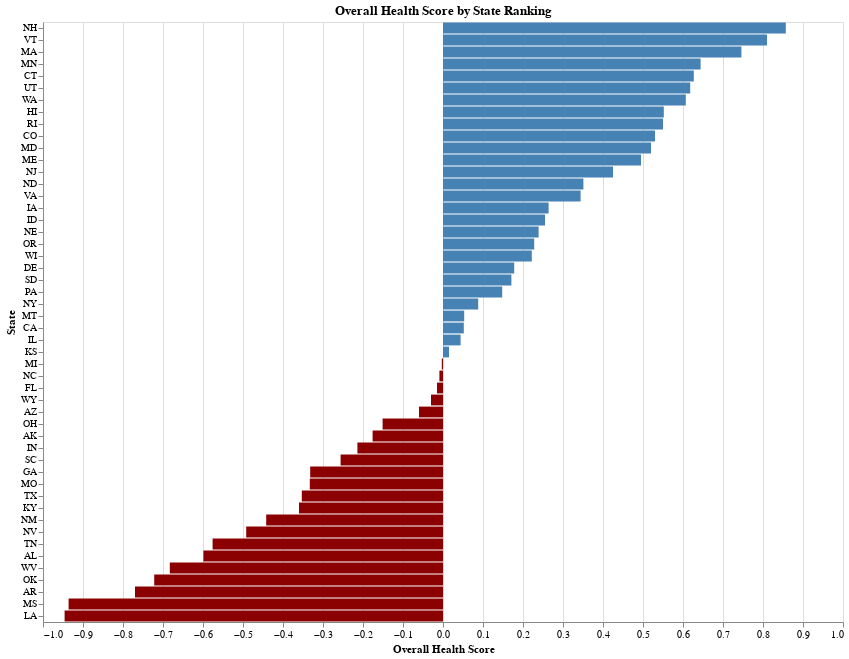

The code cell stored with this chart in its notebook:
### Markdown cell above
## Task 1a: Compare Overall Health Scores Across States and Regions
**Why?** To identify which states are performing well or poorly in terms of overall health scores.
**How?** By creating a horizontal bar chart that ranks states by their `Overall` health score. A horizontal bar graph was chosen to easily distinguish top half and bottom half.
**What?** This task explores variation and ranking among states based on a composite metric (`Overall`).
**Where?** Column: `Overall` Index: `State`
**When?** Performed early in the workflow to get a high-level overview of the dataset before exploring individual health factors.
**Who?** Data analyst or public health researcher using visualization to identify priority regions for deeper analysis or intervention.

**Task 1b: Compare Overall Health Scores Across Regions (last minute bonus visualization for the previous "Who"**

### Code cell
import altair as alt

selected["Overall_Sign"] = selected["Overall"].apply(lambda x: "Positive" if x >= 0 else "Negative")

alt.Chart(selected).mark_bar().encode(
    x=alt.X("Overall:Q", title="Overall Health Score"),
    y=alt.Y("State:N", sort='-x', title="State"),
    color=alt.Color("Overall_Sign:N",
                    scale=alt.Scale(domain=["Positive", "Negative"], range=["steelblue", "darkred"]),
                    legend=None),
    tooltip=[    alt.Tooltip("State:N"),
    alt.Tooltip("Overall:Q"),
    alt.Tooltip("Uninsured:Q", title="Uninsured (%)", format=".1f")
]
).properties(
    width=800,
    height=600,
    title="Overall Health Score by State Ranking"
)

### Figure 1 — Vega-Lite specification as saved in the notebook (floating-point values rounded to 4 significant figures)
{"$schema": "https://vega.github.io/schema/vega-lite/v5.20.1.json", "config": {"view": {"continuousHeight": 300, "continuousWidth": 300}}, "data": {"name": "data-e00950b4d5486886e2ad5bda5ff77a34"}, "datasets": {"data-e00950b4d5486886e2ad5bda5ff77a34": [{"Air Pollution": 6.3, "Avoided Care Due to Cost": 11.1, "Cancer": 7.3, "Cannabis Use": 20, "Depression": 19.5, "Diabetes": 8.7, "Economic Hardship Index": 47, "Exercise": 33.9, "High Blood Pressure": 33.8, "High Cholesterol": 34.2, "High School Graduation": 77.8, "Homicide": 8.5, "Housing Cost Burden": 28.2, "Obesity": 35.2, "Overall": -0.176, "Overall_Sign": "Negative", "Per Capita Income": 45792, "Physical Environment": -0.182, "Poverty": 10.4, "Public Health Funding": 334, "Social and Economic Factors": 0.042, "State": "AK", "Suicide": 27.3, "Total Population": 733406, "Unemployment": 4.8, "Uninsured": 10.4}, {"Air Pollution": 7.5, "Avoided Care Due to Cost": 13.5, "Cancer": 8.4, "Cannabis Use": 17.7, "Depression": 22.5, "Diabetes": 15.7, "Economic Hardship Index": 74, "Exercise": 25, "High Blood Pressure": 44.7, "High Cholesterol": 42.3, "High School Graduation": 88.2, "Homicide": 14.4, "Housing Cost Burden": 25.4, "Obesity": 39.2, "Overall": -0.599, "Overall_Sign": "Negative", "Per Capita Income": 35046, "Physical Environment": 0.423, "Poverty": 16, "Public Health Funding": 137, "Social and Economic Factors": -0.542, "State": "AL", "Suicide": 16.6, "Total Population": 5108468, "Unemployment": 4, "Uninsured": 8.5}, {"Air Pollution": 8.4, "Avoided Care Due to Cost": 13.9, "Cancer": 8.4, "Cannabis Use": 24.4, "Depression": 24.2, "Diabetes": 14.5, "Economic Hardship Index": 82, "Exercise": 26.8, "High Blood Pressure": 42.5, "High Cholesterol": 40.2, "High School Graduation": 88.2, "Homicide": 11.2, "Housing Cost Burden": 25.2, "Obesity": 40, "Overall": -0.77, "Overall_Sign": "Negative", "Per Capita Income": 33012, "Physical Environment": 0.272, "Poverty": 16.3, "Public Health Funding": 128, "Social and Economic Factors": -0.971, "State": "AR", "Suicide": 18, "Total Population": 3067732, "Unemployment": 4.2, "Uninsured": 8.9}, {"Air Pollution": 10.5, "Avoided Care Due to Cost": 12.1, "Cancer": 9.4, "Cannabis Use": 28.8, "Depression": 18, "Diabetes": 11.4, "Economic Hardship Index": 70, "Exercise": 33.3, "High Blood Pressure": 33.4, "High Cholesterol": 38.7, "High School Graduation": 77.3, "Homicide": 8.1, "Housing Cost Burden": 31, "Obesity": 31.9, "Overall": -0.06, "Overall_Sign": "Negative", "Per Capita Income": 41290, "Physical Environment": 0.022, "Poverty": 12.6, "Public Health Funding": 84, "Social and Economic Factors": 0.053, "State": "AZ", "Suicide": 21.8, "Total Population": 7431344, "Unemployment": 4.3, "Uninsured": 9.9}, {"Air Pollution": 12.7, "Avoided Care Due to Cost": 10.7, "Cancer": 6.5, "Cannabis Use": 19.3, "Depression": 17, "Diabetes": 11.5, "Economic Hardship Index": 84, "Exercise": 30.1, "High Blood Pressure": 30.6, "High Cholesterol": 37, "High School Graduation": 87, "Homicide": 6.1, "Housing Cost Burden": 41.1, "Obesity": 27.7, "Overall": 0.052, "Overall_Sign": "Positive", "Per Capita Income": 48013, "Physical Environment": -0.558, "Poverty": 12, "Public Health Funding": 173, "Social and Economic Factors": -0.167, "State": "CA", "Suicide": 11, "Total Population": 38965193, "Unemployment": 5.5, "Uninsured": 6.4}, {"Air Pollution": 6.6, "Avoided Care Due to Cost": 12.1, "Cancer": 8.1, "Cannabis Use": 20.8, "Depression": 21.4, "Diabetes": 8.6, "Economic Hardship Index": 12, "Exercise": 35.4, "High Blood Pressure": 27.3, "High Cholesterol": 32.5, "High School Graduation": 82.3, "Homicide": 6.7, "Housing Cost Burden": 34.1, "Obesity": 24.9, "Overall": 0.53, "Overall_Sign": "Positive", "Per Capita Income": 51768, "Physical Environment": 0.508, "Poverty": 9.7, "Public Health Funding": 132, "Social and Economic Factors": 0.669, "State": "CO", "Suicide": 22.1, "Total Population": 5877610, "Unemployment": 3.8, "Uninsured": 6.7}, {"Air Pollution": 7.4, "Avoided Care Due to Cost": 8.9, "Cancer": 8, "Cannabis Use": 18.5, "Depression": 18.7, "Diabetes": 9.9, "Economic Hardship Index": 37, "Exercise": 31.4, "High Blood Pressure": 32, "High Cholesterol": 38.6, "High School Graduation": 88.9, "Homicide": 4.2, "Housing Cost Burden": 34.7, "Obesity": 29.4, "Overall": 0.627, "Overall_Sign": "Positive", "Per Capita Income": 53119, "Physical Environment": 0.467, "Poverty": 11.1, "Public Health Funding": 119, "Social and Economic Factors": 0.384, "State": "CT", "Suicide": 11, "Total Population": 3617176, "Unemployment": 4.6, "Uninsured": 5.7}, {"Air Pollution": 8.2, "Avoided Care Due to Cost": 8.7, "Cancer": 10.2, "Cannabis Use": 23.8, "Depression": 20.1, "Diabetes": 13.3, "Economic Hardship Index": 48, "Exercise": 28.3, "High Blood Pressure": 37.8, "High Cholesterol": 43.6, "High School Graduation": 87.8, "Homicide": 8.3, "Housing Cost Burden": 27.8, "Obesity": 35.7, "Overall": 0.178, "Overall_Sign": "Positive", "Per Capita Income": 44350, "Physical Environment": 0.75, "Poverty": 10.5, "Public Health Funding": 149, "Social and Economic Factors": 0.276, "State": "DE", "Suicide": 12.8, "Total Population": 1031890, "Unemployment": 3.5, "Uninsured": 6.5}, {"Air Pollution": 7.4, "Avoided Care Due to Cost": 12.9, "Cancer": 9.8, "Cannabis Use": 20.7, "Depression": 16.3, "Diabetes": 12.5, "Economic Hardship Index": 65, "Exercise": 31.5, "High Blood Pressure": 35.9, "High Cholesterol": 39.3, "High School Graduation": 87.3, "Homicide": 6.7, "Housing Cost Burden": 37.7, "Obesity": 30.1, "Overall": -0.015, "Overall_Sign": "Negative", "Per Capita Income": 41902, "Physical Environment": 0.368, "Poverty": 12.6, "Public Health Funding": 77, "Social and Economic Factors": 0.139, "State": "FL", "Suicide": 15.5, "Total Population": 22610726, "Unemployment": 4.1, "Uninsured": 10.7}, {"Air Pollution": 8.7, "Avoided Care Due to Cost": 15.6, "Cancer": 7.1, "Cannabis Use": 19.1, "Depression": 17.7, "Diabetes": 12.7, "Economic Hardship Index": 59, "Exercise": 29.6, "High Blood Pressure": 35.7, "High Cholesterol": 36.9, "High School Graduation": 84.1, "Homicide": 11.2, "Housing Cost Burden": 30.9, "Obesity": 35, "Overall": -0.332, "Overall_Sign": "Negative", "Per Capita Income": 39685, "Physical Environment": 0.203, "Poverty": 13.7, "Public Health Funding": 122, "Social and Economic Factors": -0.219, "State": "GA", "Suicide": 14.9, "Total Population": 11029227, "Unemployment": 4.4, "Uninsured": 11.4}, {"Air Pollution": 4.3, "Avoided Care Due to Cost": 6.7, "Cancer": 6.6, "Cannabis Use": 15.1, "Depression": 13.9, "Diabetes": 11.3, "Economic Hardship Index": 67, "Exercise": 31.8, "High Blood Pressure": 32.4, "High Cholesterol": 37.5, "High School Graduation": 86, "Homicide": 2.8, "Housing Cost Burden": 38.7, "Obesity": 26.1, "Overall": 0.552, "Overall_Sign": "Positive", "Per Capita Income": 43794, "Physical Environment": 0.253, "Poverty": 10.3, "Public Health Funding": 156, "Social and Economic Factors": 0.438, "State": "HI", "Suicide": 17.1, "Total Population": 1435138, "Unemployment": 3.5, "Uninsured": 3.2}, {"Air Pollution": 7.9, "Avoided Care Due to Cost": 7.3, "Cancer": 8.9, "Cannabis Use": 19.9, "Depression": 19.2, "Diabetes": 11.3, "Economic Hardship Index": 41, "Exercise": 25.9, "High Blood Pressure": 34.5, "High Cholesterol": 36.7, "High School Graduation": 89.9, "Homicide": 2.9, "Housing Cost Burden": 24.3, "Obesity": 37.8, "Overall": 0.264, "Overall_Sign": "Positive", "Per Capita Income": 39518, "Physical Environment": 0.428, "Poverty": 11.6, "Public Health Funding": 105, "Social and Economic Factors": 0.464, "State": "IA", "Suicide": 18.4, "Total Population": 3207004, "Unemployment": 2.8, "Uninsured": 5}, {"Air Pollution": 8.5, "Avoided Care Due to Cost": 11.3, "Cancer": 8.6, "Cannabis Use": 18.1, "Depression": 22.9, "Diabetes": 9.8, "Economic Hardship Index": 54, "Exercise": 29.4, "High Blood Pressure": 31.2, "High Cholesterol": 34.4, "High School Graduation": 79.9, "Homicide": 2.3, "Housing Cost Burden": 28, "Obesity": 31, "Overall": 0.255, "Overall_Sign": "Positive", "Per Capita Income": 37426, "Physical Environment": -0.278, "Poverty": 10.1, "Public Health Funding": 119, "Social and Economic Factors": 0.184, "State": "ID", "Suicide": 22.9, "Total Population": 1964726, "Unemployment": 3.6, "Uninsured": 8.9}, {"Air Pollution": 9.8, "Avoided Care Due to Cost": 10.6, "Cancer": 7.5, "Cannabis Use": 23.6, "Depression": 18.1, "Diabetes": 12.2, "Economic Hardship Index": 52, "Exercise": 29.1, "High Blood Pressure": 33.5, "High Cholesterol": 36.3, "High School Graduation": 87.3, "Homicide": 11.1, "Housing Cost Burden": 29.4, "Obesity": 36, "Overall": 0.044, "Overall_Sign": "Positive", "Per Capita Income": 45043, "Physical Environment": 0.162, "Poverty": 12.3, "Public Health Funding": 110, "Social and Economic Factors": 0.018, "State": "IL", "Suicide": 12.2, "Total Population": 12549689, "Unemployment": 4.7, "Uninsured": 6.2}, {"Air Pollution": 9.1, "Avoided Care Due to Cost": 10.4, "Cancer": 8.8, "Cannabis Use": 17.3, "Depression": 24.1, "Diabetes": 13.2, "Economic Hardship Index": 56, "Exercise": 29.3, "High Blood Pressure": 37.6, "High Cholesterol": 39.3, "High School Graduation": 87.7, "Homicide": 8.6, "Housing Cost Burden": 25.7, "Obesity": 37.8, "Overall": -0.214, "Overall_Sign": "Negative", "Per Capita Income": 37299, "Physical Environment": 0.145, "Poverty": 12.6, "Public Health Funding": 73, "Social and Economic Factors": -0.259, "State": "IN", "Suicide": 16.9, "Total Population": 6862199, "Unemployment": 3.6, "Uninsured": 6.9}, {"Air Pollution": 8.8, "Avoided Care Due to Cost": 10.9, "Cancer": 8.6, "Cannabis Use": 16.9, "Depression": 21.1, "Diabetes": 11.4, "Economic Hardship Index": 51, "Exercise": 26.8, "High Blood Pressure": 34.7, "High Cholesterol": 38.5, "High School Graduation": 89.1, "Homicide": 5.8, "Housing Cost Burden": 26.6, "Obesity": 35.9, "Overall": 0.015, "Overall_Sign": "Positive", "Per Capita Income": 38361, "Physical Environment": -0.043, "Poverty": 11.7, "Public Health Funding": 95, "Social and Economic Factors": 0.248, "State": "KS", "Suicide": 20.3, "Total Population": 2940546, "Unemployment": 3.3, "Uninsured": 8.4}, {"Air Pollution": 8.3, "Avoided Care Due to Cost": null, "Cancer": null, "Cannabis Use": 17.8, "Depression": null, "Diabetes": null, "Economic Hardship Index": 75, "Exercise": null, "High Blood Pressure": null, "High Cholesterol": null, "High School Graduation": 90.1, "Homicide": 8.4, "Housing Cost Burden": 25.9, "Obesity": null, "Overall": -0.36, "Overall_Sign": "Negative", "Per Capita Income": 34676, "Physical Environment": 0.5, "Poverty": 16.9, "Public Health Funding": 108, "Social and Economic Factors": -0.602, "State": "KY", "Suicide": 18.2, "Total Population": 4526154, "Unemployment": 4.1, "Uninsured": 5.4}, {"Air Pollution": 7.8, "Avoided Care Due to Cost": 11.5, "Cancer": 7.7, "Cannabis Use": 16.2, "Depression": 25.7, "Diabetes": 16.1, "Economic Hardship Index": 97, "Exercise": 26.9, "High Blood Pressure": 43.3, "High Cholesterol": 39.5, "High School Graduation": 83.1, "Homicide": 19.6, "Housing Cost Burden": 30.3, "Obesity": 39.9, "Overall": -0.946, "Overall_Sign": "Negative", "Per Capita Income": 34102, "Physical Environment": -0.24, "Poverty": 19.4, "Public Health Funding": 130, "Social and Economic Factors": -1.192, "State": "LA", "Suicide": 15.8, "Total Population": 4573749, "Unemployment": 4.9, "Uninsured": 6.9}, {"Air Pollution": 7.3, "Avoided Care Due to Cost": 7.1, "Cancer": 8.7, "Cannabis Use": 17.6, "Depression": 22.4, "Diabetes": 9.8, "Economic Hardship Index": 21, "Exercise": 31.1, "High Blood Pressure": 31, "High Cholesterol": 35.7, "High School Graduation": 90.1, "Homicide": 2.4, "Housing Cost Burden": 35.8, "Obesity": 27.4, "Overall": 0.746, "Overall_Sign": "Positive", "Per Capita Income": 55897, "Physical Environment": 0.152, "Poverty": 11.3, "Public Health Funding": 205, "Social and Economic Factors": 0.762, "State": "MA", "Suicide": 9, "Total Population": 7001399, "Unemployment": 3.9, "Uninsured": 2.6}, {"Air Pollution": 6.8, "Avoided Care Due to Cost": 9.6, "Cancer": 7.6, "Cannabis Use": 19.3, "Depression": 17.4, "Diabetes": 12.2, "Economic Hardship Index": 34, "Exercise": 30.8, "High Blood Pressure": 35.8, "High Cholesterol": 39.3, "High School Graduation": 86.3, "Homicide": 11.1, "Housing Cost Burden": 31.8, "Obesity": 34.1, "Overall": 0.52, "Overall_Sign": "Positive", "Per Capita Income": 50728, "Physical Environment": 0.857, "Poverty": 10, "Public Health Funding": 210, "Social and Economic Factors": 0.436, "State": "MD", "Suicide": 9.9, "Total Population": 6180253, "Unemployment": 4, "Uninsured": 6.3}, {"Air Pollution": 5.2, "Avoided Care Due to Cost": 8.7, "Cancer": 10.4, "Cannabis Use": 17.3, "Depression": 25.8, "Diabetes": 11.4, "Economic Hardship Index": 30, "Exercise": 31, "High Blood Pressure": 35.8, "High Cholesterol": 38.3, "High School Graduation": 86.1, "Homicide": 1.9, "Housing Cost Burden": 28.8, "Obesity": 32.6, "Overall": 0.495, "Overall_Sign": "Positive", "Per Capita Income": 42936, "Physical Environment": 0.833, "Poverty": 11.1, "Public Health Funding": 157, "Social and Economic Factors": 0.582, "State": "ME", "Suicide": 19.3, "Total Population": 1395722, "Unemployment": 3.2, "Uninsured": 5.9}, {"Air Pollution": 8.8, "Avoided Care Due to Cost": 9.2, "Cancer": 9.3, "Cannabis Use": 27.2, "Depression": 24.1, "Diabetes": 12.4, "Economic Hardship Index": 60, "Exercise": 30.2, "High Blood Pressure": 37, "High Cholesterol": 35.6, "High School Graduation": 81, "Homicide": 8.1, "Housing Cost Burden": 27.3, "Obesity": 35.4, "Overall": -0.003, "Overall_Sign": "Negative", "Per Capita Income": 38952, "Physical Environment": 0.482, "Poverty": 13.8, "Public Health Funding": 79, "Social and Economic Factors": -0.225, "State": "MI", "Suicide": 15, "Total Population": 10037261, "Unemployment": 4.5, "Uninsured": 4.5}, {"Air Pollution": 7.5, "Avoided Care Due to Cost": 8.6, "Cancer": 8.4, "Cannabis Use": 19.7, "Depression": 23.1, "Diabetes": 10.5, "Economic Hardship Index": 25, "Exercise": 30.2, "High Blood Pressure": 31.1, "High Cholesterol": 33.8, "High School Graduation": 83.6, "Homicide": 3.8, "Housing Cost Burden": 27.4, "Obesity": 33.3, "Overall": 0.644, "Overall_Sign": "Positive", "Per Capita Income": 46530, "Physical Environment": 0.697, "Poverty": 9.8, "Public Health Funding": 127, "Social and Economic Factors": 0.955, "State": "MN", "Suicide": 15, "Total Population": 5737915, "Unemployment": 3, "Uninsured": 4.2}, {"Air Pollution": 7.5, "Avoided Care Due to Cost": 11.5, "Cancer": 8.6, "Cannabis Use": 23, "Depression": 23.1, "Diabetes": 12.3, "Economic Hardship Index": 49, "Exercise": 23.7, "High Blood Pressure": 36.2, "High Cholesterol": 38.5, "High School Graduation": 89.8, "Homicide": 11.8, "Housing Cost Burden": 25.5, "Obesity": 35.3, "Overall": -0.333, "Overall_Sign": "Negative", "Per Capita Income": 38699, "Physical Environment": 0.458, "Poverty": 12.5, "Public Health Funding": 92, "Social and Economic Factors": -0.152, "State": "MO", "Suicide": 19.7, "Total Population": 6196156, "Unemployment": 3.4, "Uninsured": 7.5}, {"Air Pollution": 7.9, "Avoided Care Due to Cost": 14.1, "Cancer": 8.7, "Cannabis Use": 15.5, "Depression": 18.1, "Diabetes": 17, "Economic Hardship Index": 100, "Exercise": 23.4, "High Blood Pressure": 46, "High Cholesterol": 39.8, "High School Graduation": 88.9, "Homicide": 20.9, "Housing Cost Burden": 26.7, "Obesity": 40.1, "Overall": -0.936, "Overall_Sign": "Negative", "Per Capita Income": 30807, "Physical Environment": 0.138, "Poverty": 19.5, "Public Health Funding": 119, "Social and Economic Factors": -0.971, "State": "MS", "Suicide": 14.2, "Total Population": 2939690, "Unemployment": 4.8, "Uninsured": 10.3}, {"Air Pollution": 7, "Avoided Care Due to Cost": 9.7, "Cancer": 10.5, "Cannabis Use": 24.4, "Depression": 24.4, "Diabetes": 9.4, "Economic Hardship Index": 39, "Exercise": 32.2, "High Blood Pressure": 32.2, "High Cholesterol": 34, "High School Graduation": 85.8, "Homicide": 4.6, "Housing Cost Burden": 28.9, "Obesity": 30.5, "Overall": 0.053, "Overall_Sign": "Positive", "Per Capita Income": 40197, "Physical Environment": 0.195, "Poverty": 12.2, "Public Health Funding": 143, "Social and Economic Factors": 0.104, "State": "MT", "Suicide": 29.3, "Total Population": 1132812, "Unemployment": 2.7, "Uninsured": 8.4}, {"Air Pollution": 7.5, "Avoided Care Due to Cost": 10.7, "Cancer": 8, "Cannabis Use": 15.3, "Depression": 23.1, "Diabetes": 12.4, "Economic Hardship Index": 51, "Exercise": 26, "High Blood Pressure": 37.5, "High Cholesterol": 36.3, "High School Graduation": 86.4, "Homicide": 9.2, "Housing Cost Burden": 28, "Obesity": 34, "Overall": -0.009, "Overall_Sign": "Negative", "Per Capita Income": 40414, "Physical Environment": 0.853, "Poverty": 12.8, "Public Health Funding": 78, "Social and Economic Factors": 0.09, "State": "NC", "Suicide": 15.1, "Total Population": 10835491, "Unemployment": 4, "Uninsured": 9.2}, {"Air Pollution": 6.2, "Avoided Care Due to Cost": 8.3, "Cancer": 7.9, "Cannabis Use": 17.1, "Depression": 22.3, "Diabetes": 9.5, "Economic Hardship Index": 27, "Exercise": 30.9, "High Blood Pressure": 31.8, "High Cholesterol": 35.1, "High School Graduation": 85.1, "Homicide": 3.3, "Housing Cost Burden": 22.3, "Obesity": 35.6, "Overall": 0.351, "Overall_Sign": "Positive", "Per Capita Income": 42814, "Physical Environment": 0.83, "Poverty": 11.1, "Public Health Funding": 162, "Social and Economic Factors": 0.444, "State": "ND", "Suicide": 21.7, "Total Population": 783926, "Unemployment": 2.9, "Uninsured": 4.5}, {"Air Pollution": 6.2, "Avoided Care Due to Cost": 8.8, "Cancer": 8.1, "Cannabis Use": 17.1, "Depression": 17.9, "Diabetes": 10.6, "Economic Hardship Index": 41, "Exercise": 28.2, "High Blood Pressure": 32.7, "High Cholesterol": 34, "High School Graduation": 87.1, "Homicide": 3.6, "Housing Cost Burden": 26.4, "Obesity": 36.6, "Overall": 0.239, "Overall_Sign": "Positive", "Per Capita Income": 41436, "Physical Environment": 0.187, "Poverty": 11.5, "Public Health Funding": 118, "Social and Economic Factors": 0.478, "State": "NE", "Suicide": 15.5, "Total Population": 1978379, "Unemployment": 2.7, "Uninsured": 6.1}, {"Air Pollution": 4.9, "Avoided Care Due to Cost": 7.7, "Cancer": 10.2, "Cannabis Use": 21.1, "Depression": 22, "Diabetes": 9.8, "Economic Hardship Index": 1, "Exercise": 33.1, "High Blood Pressure": 33.3, "High Cholesterol": 35.8, "High School Graduation": 87.7, "Homicide": 1.4, "Housing Cost Burden": 31.5, "Obesity": 32.8, "Overall": 0.857, "Overall_Sign": "Positive", "Per Capita Income": 51587, "Physical Environment": 0.497, "Poverty": 8.3, "Public Health Funding": 109, "Social and Economic Factors": 0.998, "State": "NH", "Suicide": 17.7, "Total Population": 1402054, "Unemployment": 2.6, "Uninsured": 4.7}, {"Air Pollution": 7.4, "Avoided Care Due to Cost": 10.8, "Cancer": 6.9, "Cannabis Use": 16.6, "Depression": 13.9, "Diabetes": 10.5, "Economic Hardship Index": 45, "Exercise": 31.3, "High Blood Pressure": 33.4, "High Cholesterol": 39.1, "High School Graduation": 85.2, "Homicide": 4, "Housing Cost Burden": 35.6, "Obesity": 28.9, "Overall": 0.425, "Overall_Sign": "Positive", "Per Capita Income": 52583, "Physical Environment": -0.068, "Poverty": 10.2, "Public Health Funding": 95, "Social and Economic Factors": 0.527, "State": "NJ", "Suicide": 8.3, "Total Population": 9290841, "Unemployment": 4.7, "Uninsured": 7.2}, {"Air Pollution": 6.7, "Avoided Care Due to Cost": 10.7, "Cancer": 7.7, "Cannabis Use": 32.7, "Depression": 23, "Diabetes": 12.5, "Economic Hardship Index": 97, "Exercise": 30.4, "High Blood Pressure": 34.1, "High Cholesterol": 35.4, "High School Graduation": null, "Homicide": 14.1, "Housing Cost Burden": 28.1, "Obesity": 35.3, "Overall": -0.442, "Overall_Sign": "Negative", "Per Capita Income": 35510, "Physical Environment": 0.267, "Poverty": 17.2, "Public Health Funding": 300, "Social and Economic Factors": -0.989, "State": "NM", "Suicide": 24.8, "Total Population": 2114371, "Unemployment": 4.8, "Uninsured": 9.1}, {"Air Pollution": 9.8, "Avoided Care Due to Cost": 15.2, "Cancer": 8.3, "Cannabis Use": 40.4, "Depression": 20.7, "Diabetes": 11.9, "Economic Hardship Index": 69, "Exercise": 31, "High Blood Pressure": 34, "High Cholesterol": 39.3, "High School Graduation": 81.7, "Homicide": 8, "Housing Cost Burden": 36, "Obesity": 30.8, "Overall": -0.492, "Overall_Sign": "Negative", "Per Capita Income": 40463, "Physical Environment": -0.053, "Poverty": 11.9, "Public Health Funding": 66, "Social and Economic Factors": -0.239, "State": "NV", "Suicide": 22, "Total Population": 3194176, "Unemployment": 4.6, "Uninsured": 10.8}, {"Air Pollution": 6.9, "Avoided Care Due to Cost": 9.7, "Cancer": 7.7, "Cannabis Use": 19.7, "Depression": 16.4, "Diabetes": 10.6, "Economic Hardship Index": 71, "Exercise": 30.8, "High Blood Pressure": 32.1, "High Cholesterol": 38.5, "High School Graduation": 86.7, "Homicide": 4.5, "Housing Cost Burden": 37.4, "Obesity": 28, "Overall": 0.088, "Overall_Sign": "Positive", "Per Capita Income": 48847, "Physical Environment": -0.043, "Poverty": 14.5, "Public Health Funding": 178, "Social and Economic Factors": -0.326, "State": "NY", "Suicide": 9, "Total Population": 19571216, "Unemployment": 5, "Uninsured": 4.8}, {"Air Pollution": 8.6, "Avoided Care Due to Cost": 9.5, "Cancer": 8.7, "Cannabis Use": 24.6, "Depression": 25, "Diabetes": 13.2, "Economic Hardship Index": 56, "Exercise": 30.6, "High Blood Pressure": 37.1, "High Cholesterol": 37.4, "High School Graduation": 86.2, "Homicide": 8.3, "Housing Cost Burden": 26.6, "Obesity": 36.4, "Overall": -0.151, "Overall_Sign": "Negative", "Per Capita Income": 39395, "Physical Environment": 0.282, "Poverty": 13.6, "Public Health Funding": 97, "Social and Economic Factors": -0.002, "State": "OH", "Suicide": 15.3, "Total Population": 11785935, "Unemployment": 4, "Uninsured": 6.1}, {"Air Pollution": 8.8, "Avoided Care Due to Cost": 13.3, "Cancer": 7.7, "Cannabis Use": 23.3, "Depression": 25, "Diabetes": 12.4, "Economic Hardship Index": 83, "Exercise": 23.4, "High Blood Pressure": 38.4, "High Cholesterol": 39.2, "High School Graduation": null, "Homicide": 8.2, "Housing Cost Burden": 27.7, "Obesity": 38.7, "Overall": -0.722, "Overall_Sign": "Negative", "Per Capita Income": 34206, "Physical Environment": -0.39, "Poverty": 16.1, "Public Health Funding": 143, "Social and Economic Factors": -0.74, "State": "OK", "Suicide": 21.3, "Total Population": 4053824, "Unemployment": 4.6, "Uninsured": 11.4}, {"Air Pollution": 8.9, "Avoided Care Due to Cost": 10.2, "Cancer": 10, "Cannabis Use": 30.3, "Depression": 25.8, "Diabetes": 10.9, "Economic Hardship Index": 46, "Exercise": 32.4, "High Blood Pressure": 33.5, "High Cholesterol": 34.2, "High School Graduation": 81.3, "Homicide": 4.9, "Housing Cost Burden": 35, "Obesity": 33.6, "Overall": 0.228, "Overall_Sign": "Positive", "Per Capita Income": 44623, "Physical Environment": -0.098, "Poverty": 12.2, "Public Health Funding": 191, "Social and Economic Factors": 0.202, "State": "OR", "Suicide": 20.8, "Total Population": 4233358, "Unemployment": 4.1, "Uninsured": 5.5}, {"Air Pollution": 9, "Avoided Care Due to Cost": null, "Cancer": null, "Cannabis Use": 18.2, "Depression": null, "Diabetes": null, "Economic Hardship Index": 50, "Exercise": null, "High Blood Pressure": null, "High Cholesterol": null, "High School Graduation": 87, "Homicide": 8.4, "Housing Cost Burden": 28.2, "Obesity": null, "Overall": 0.148, "Overall_Sign": "Positive", "Per Capita Income": 42605, "Physical Environment": 0.038, "Poverty": 12.5, "Public Health Funding": 79, "Social and Economic Factors": 0.158, "State": "PA", "Suicide": 15.1, "Total Population": 12961683, "Unemployment": 4.2, "Uninsured": 5.4}, {"Air Pollution": 6.6, "Avoided Care Due to Cost": 8.3, "Cancer": 8.2, "Cannabis Use": 23.7, "Depression": 21.7, "Diabetes": 11.8, "Economic Hardship Index": 47, "Exercise": 29.9, "High Blood Pressure": 34, "High Cholesterol": 35, "High School Graduation": 83.3, "Homicide": 2.8, "Housing Cost Burden": 32.3, "Obesity": 31.6, "Overall": 0.55, "Overall_Sign": "Positive", "Per Capita Income": 46525, "Physical Environment": 0.198, "Poverty": 12.2, "Public Health Funding": 333, "Social and Economic Factors": 0.432, "State": "RI", "Suicide": 11.5, "Total Population": 1095962, "Unemployment": 4.8, "Uninsured": 4.5}, {"Air Pollution": 8.1, "Avoided Care Due to Cost": 12.8, "Cancer": 9.6, "Cannabis Use": 16.7, "Depression": 21.9, "Diabetes": 14.9, "Economic Hardship Index": 68, "Exercise": 31.6, "High Blood Pressure": 38.9, "High Cholesterol": 39.3, "High School Graduation": 83.8, "Homicide": 11.9, "Housing Cost Burden": 26.4, "Obesity": 36, "Overall": -0.256, "Overall_Sign": "Negative", "Per Capita Income": 38097, "Physical Environment": 0.608, "Poverty": 14.3, "Public Health Funding": 102, "Social and Economic Factors": -0.272, "State": "SC", "Suicide": 16.1, "Total Population": 5373555, "Unemployment": 4.3, "Uninsured": 9.1}, {"Air Pollution": 5.9, "Avoided Care Due to Cost": 10.3, "Cancer": 8.7, "Cannabis Use": 13.8, "Depression": 23.1, "Diabetes": 11.8, "Economic Hardship Index": 43, "Exercise": 26.5, "High Blood Pressure": 35.2, "High Cholesterol": 35.5, "High School Graduation": 82.1, "Homicide": 5.6, "Housing Cost Burden": 24.6, "Obesity": 36, "Overall": 0.171, "Overall_Sign": "Positive", "Per Capita Income": 40263, "Physical Environment": 0.807, "Poverty": 11.6, "Public Health Funding": 136, "Social and Economic Factors": 0.326, "State": "SD", "Suicide": 21.1, "Total Population": 919318, "Unemployment": 2.6, "Uninsured": 8.3}, {"Air Pollution": 7.7, "Avoided Care Due to Cost": 14.9, "Cancer": 8.8, "Cannabis Use": 17.8, "Depression": 27.3, "Diabetes": 14.5, "Economic Hardship Index": 60, "Exercise": 27.4, "High Blood Pressure": 40.7, "High Cholesterol": 40.6, "High School Graduation": 90.4, "Homicide": 11, "Housing Cost Burden": 27.3, "Obesity": 37.6, "Overall": -0.576, "Overall_Sign": "Negative", "Per Capita Income": 38538, "Physical Environment": 0.55, "Poverty": 14.2, "Public Health Funding": 132, "Social and Economic Factors": -0.394, "State": "TN", "Suicide": 17.7, "Total Population": 7126489, "Unemployment": 4, "Uninsured": 9.3}, {"Air Pollution": 9.1, "Avoided Care Due to Cost": 18.3, "Cancer": 5.6, "Cannabis Use": 13.8, "Depression": 19.7, "Diabetes": 12.7, "Economic Hardship Index": 74, "Exercise": 30.9, "High Blood Pressure": 32.3, "High Cholesterol": 36.3, "High School Graduation": 89.7, "Homicide": 7.8, "Housing Cost Burden": 33.4, "Obesity": 34.4, "Overall": -0.353, "Overall_Sign": "Negative", "Per Capita Income": 39775, "Physical Environment": -0.135, "Poverty": 13.3, "Public Health Funding": 78, "Social and Economic Factors": -0.5, "State": "TX", "Suicide": 14.5, "Total Population": 30503301, "Unemployment": 4.4, "Uninsured": 16.4}, {"Air Pollution": 8.2, "Avoided Care Due to Cost": 11.6, "Cancer": 8, "Cannabis Use": 16.3, "Depression": 26.1, "Diabetes": 7.8, "Economic Hardship Index": 36, "Exercise": 33.1, "High Blood Pressure": 27.3, "High Cholesterol": 31.2, "High School Graduation": 88.2, "Homicide": 2.4, "Housing Cost Burden": 28.3, "Obesity": 30.2, "Overall": 0.618, "Overall_Sign": "Positive", "Per Capita Income": 40096, "Physical Environment": 0.13, "Poverty": 9.2, "Public Health Funding": 95, "Social and Economic Factors": 0.752, "State": "UT", "Suicide": 21.2, "Total Population": 3417734, "Unemployment": 3.3, "Uninsured": 8}, {"Air Pollution": 6.9, "Avoided Care Due to Cost": 9.2, "Cancer": 8.1, "Cannabis Use": 14.3, "Depression": 20.4, "Diabetes": 11.8, "Economic Hardship Index": 31, "Exercise": 31.8, "High Blood Pressure": 35.6, "High Cholesterol": 39.3, "High School Graduation": 89.1, "Homicide": 7.3, "Housing Cost Burden": 28.8, "Obesity": 34.3, "Overall": 0.344, "Overall_Sign": "Positive", "Per Capita Income": 48689, "Physical Environment": 0.87, "Poverty": 10.7, "Public Health Funding": 107, "Social and Economic Factors": 0.468, "State": "VA", "Suicide": 13.9, "Total Population": 8715698, "Unemployment": 3.7, "Uninsured": 6.4}, {"Air Pollution": 5.9, "Avoided Care Due to Cost": 7, "Cancer": 10.3, "Cannabis Use": 9.6, "Depression": 25.8, "Diabetes": 9.3, "Economic Hardship Index": 18, "Exercise": 33.7, "High Blood Pressure": 32.5, "High Cholesterol": 33, "High School Graduation": 82.8, "Homicide": 2.2, "Housing Cost Burden": 30.4, "Obesity": 28.8, "Overall": 0.81, "Overall_Sign": "Positive", "Per Capita Income": 46029, "Physical Environment": 0.457, "Poverty": 11, "Public Health Funding": 206, "Social and Economic Factors": 0.717, "State": "VT", "Suicide": 19.8, "Total Population": 647464, "Unemployment": 2.6, "Uninsured": 3.4}, {"Air Pollution": 8.2, "Avoided Care Due to Cost": 9.7, "Cancer": 8.2, "Cannabis Use": 21.2, "Depression": 23.8, "Diabetes": 9.6, "Economic Hardship Index": 33, "Exercise": 31.8, "High Blood Pressure": 30.6, "High Cholesterol": 36.2, "High School Graduation": 83.6, "Homicide": 5, "Housing Cost Burden": 33.4, "Obesity": 30.6, "Overall": 0.607, "Overall_Sign": "Positive", "Per Capita Income": 52011, "Physical Environment": 0.382, "Poverty": 10.4, "Public Health Funding": 139, "Social and Economic Factors": 0.721, "State": "WA", "Suicide": 16, "Total Population": 7812880, "Unemployment": 4.5, "Uninsured": 6.3}, {"Air Pollution": 8, "Avoided Care Due to Cost": 8.4, "Cancer": 8.7, "Cannabis Use": 18.9, "Depression": 22.6, "Diabetes": 11.3, "Economic Hardship Index": 30, "Exercise": 27.5, "High Blood Pressure": 33.1, "High Cholesterol": 35.3, "High School Graduation": 90.3, "Homicide": 5.7, "Housing Cost Burden": 26.4, "Obesity": 35.9, "Overall": 0.222, "Overall_Sign": "Positive", "Per Capita Income": 41785, "Physical Environment": 0.487, "Poverty": 11.1, "Public Health Funding": 69, "Social and Economic Factors": 0.434, "State": "WI", "Suicide": 15.7, "Total Population": 5910955, "Unemployment": 2.8, "Uninsured": 4.9}, {"Air Pollution": 7.5, "Avoided Care Due to Cost": 12.5, "Cancer": 10.2, "Cannabis Use": 25.2, "Depression": 31.1, "Diabetes": 18.2, "Economic Hardship Index": 87, "Exercise": 20.6, "High Blood Pressure": 45.1, "High Cholesterol": 45, "High School Graduation": 91.2, "Homicide": 6.2, "Housing Cost Burden": 20.9, "Obesity": 41.2, "Overall": -0.683, "Overall_Sign": "Negative", "Per Capita Income": 32766, "Physical Environment": 0.182, "Poverty": 17.2, "Public Health Funding": 161, "Social and Economic Factors": -0.795, "State": "WV", "Suicide": 19.9, "Total Population": 1770071, "Unemployment": 4.5, "Uninsured": 5.9}, {"Air Pollution": 4.7, "Avoided Care Due to Cost": 12, "Cancer": 8.8, "Cannabis Use": 23.1, "Depression": 21.1, "Diabetes": 10.8, "Economic Hardship Index": 44, "Exercise": 30.1, "High Blood Pressure": 31.5, "High Cholesterol": 33.8, "High School Graduation": 81.8, "Homicide": 2.8, "Housing Cost Burden": 26, "Obesity": 33.3, "Overall": -0.03, "Overall_Sign": "Negative", "Per Capita Income": 39966, "Physical Environment": 0.488, "Poverty": 11.6, "Public Health Funding": 123, "Social and Economic Factors": 0.156, "State": "WY", "Suicide": 26.7, "Total Population": 584057, "Unemployment": 3.2, "Uninsured": 10.7}]}, "encoding": {"color": {"field": "Overall_Sign", "legend": null, "scale": {"domain": ["Positive", "Negative"], "range": ["steelblue", "darkred"]}, "type": "nominal"}, "tooltip": [{"field": "State", "type": "nominal"}, {"field": "Overall", "type": "quantitative"}, {"field": "Uninsured", "format": ".1f", "title": "Uninsured (%)", "type": "quantitative"}], "x": {"field": "Overall", "title": "Overall Health Score", "type": "quantitative"}, "y": {"field": "State", "sort": "-x", "title": "State", "type": "nominal"}}, "height": 600, "mark": {"type": "bar"}, "title": "Overall Health Score by State Ranking", "width": 800}
